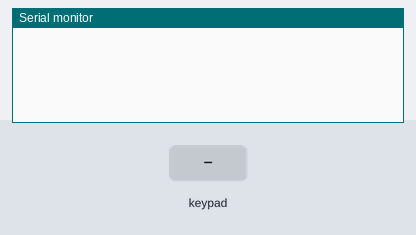
A sketch run on a simulated Arduino Uno, built with avr-gcc and run on an emulated ATmega328P. On the bench: the last lines printed to the serial monitor. The test bench sets the inputs (shaded band).

Above: at 1.2 s.
1.3 s: key '1' pressed
At 2.5 s:
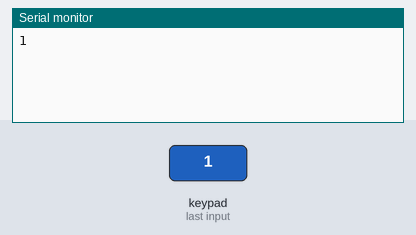
2.8 s: keypad keys 1 3 1 2 1 1 1 0 # pressed 0.4 s apart
At 7.4 s:
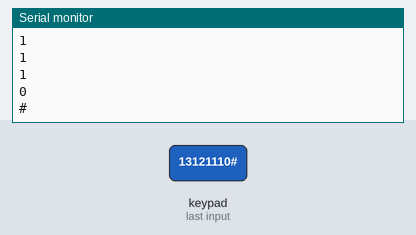
7.9 s: key 'A' pressed
At 8.6 s:
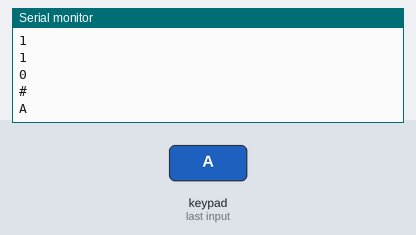
9.4 s: keypad keys 1 3 1 2 1 1 1 0 * pressed 0.4 s apart
At 13.5 s:
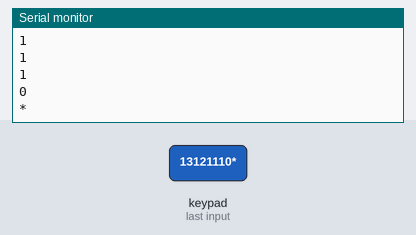
14.5 s: key 'B' pressed
At 14.9 s:
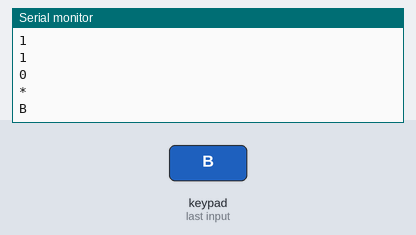
16.0 s: keypad keys 1 3 1 2 1 1 1 0 D pressed 0.4 s apart
At 19.7 s:
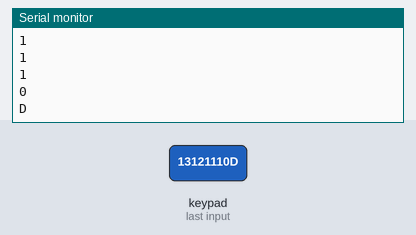
Timing chart, 0 to 21.2 s (numbered marks = the images above; inputs shaded):
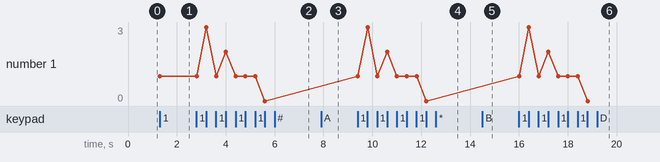

The sketch:

clase6_desafio8.ino
```cpp
#include <Key.h>
#include <Keypad.h>

const byte ROWS = 4; //four rows
const byte COLS = 4; //four columns
char keys[ROWS][COLS] = {
  {'1','2','3','A'},
  {'4','5','6','B'},
  {'7','8','9','C'},
  {'*','0','#','D'}
};

byte rowPins[ROWS] = {13, 12, 11, 10};
byte colPins[COLS] = {9, 8, 7, 6};

Keypad keypad = Keypad( makeKeymap(keys), rowPins, colPins, ROWS, COLS );

void setup(){
   Serial.begin(9600);
}

void loop(){
  char key = keypad.getKey();

  if (key){
    Serial.println(key);
  }
}
```

Measured:
- after the input at 1.3 s, the serial monitor: prints a new line at once (image 1)
- after the input at 2.8 s, the serial monitor: prints a new line after 0.41 s (image 2)
- after the input at 7.9 s, the serial monitor: prints a new line at once (image 3)
- after the input at 9.4 s, the serial monitor: prints a new line at once (image 4)
- after the input at 14.5 s, the serial monitor: prints a new line at once (image 5)
- after the input at 16.0 s, the serial monitor: prints a new line at once (image 6)
- plotted number 1: 1 → 0 after the input at 2.8 s
